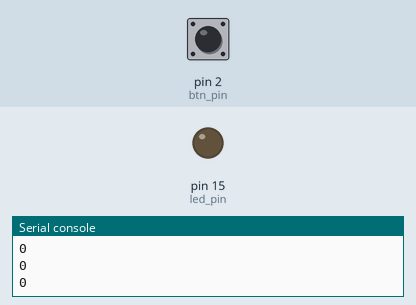
This program was run on a simulated MicroPython board. Shown: output pins drawn as LEDs (lit = HIGH), the last lines printed to the serial console. The inputs (shaded band) are chosen by the test bench; at power-on: pin 2 (btn_pin) LOW.

Above: at 1.2 s.
1.3 s: pin 2 (btn_pin) pulled HIGH for 0.35 s
At 1.65 s:
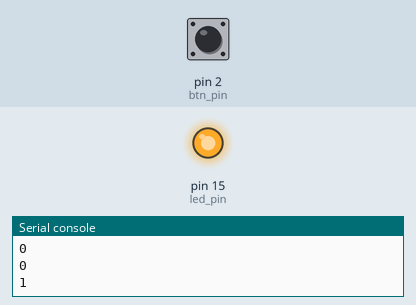
3.3 s: pin 2 (btn_pin) pulled HIGH for 3.2 s
At 7.2 s:
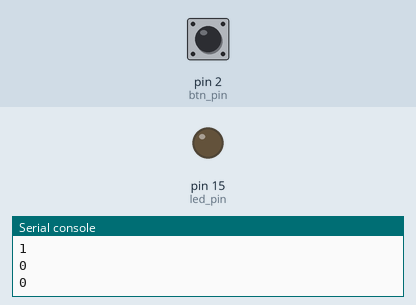
Timing chart, 0 to 8.7 s (numbered marks = the images above; inputs shaded):
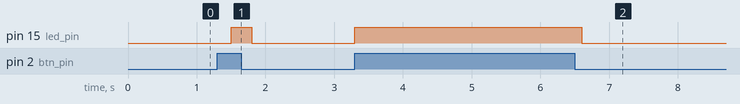

Measured:
- after the input at 1.3 s, pin 15 (led_pin): LOW → HIGH after 0.20 s, → LOW 0.30 s later
- after the input at 3.3 s, pin 15 (led_pin): LOW → HIGH at once, → LOW 3.3 s later

The program:

Button.py
```python
# Import Library
from machine import Pin
from time import sleep

# Pin Setup
btn_pin = Pin(2,Pin.IN)
led_pin = Pin(15,Pin.OUT)

while True:
    # Read Button State
    btn_state = btn_pin.value()
    print(btn_state)

    # Check Button State for turn the LED
    if btn_state == 1:
        led_pin.value(1)
    else :
        led_pin.value(0)

    sleep(0.3)

# link : https://wokwi.com/projects/420876334711695361
```
